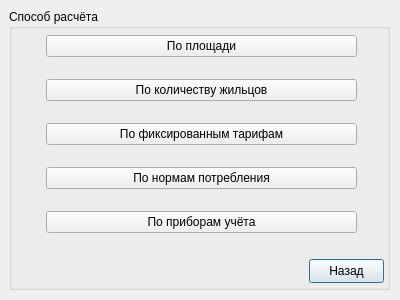
<?xml version="1.0" encoding="UTF-8"?>
<ui version="4.0">
 <class>CalculationMethodChoiceWindow</class>
 <widget class="QDialog" name="CalculationMethodChoiceWindow">
  <property name="geometry">
   <rect>
    <x>0</x>
    <y>0</y>
    <width>400</width>
    <height>300</height>
   </rect>
  </property>
  <property name="windowTitle">
   <string>Dialog</string>
  </property>
  <widget class="QGroupBox" name="groupBox">
   <property name="geometry">
    <rect>
     <x>9</x>
     <y>9</y>
     <width>381</width>
     <height>281</height>
    </rect>
   </property>
   <property name="title">
    <string>Способ расчёта</string>
   </property>
   <widget class="QPushButton" name="pushButton_toMenu">
    <property name="geometry">
     <rect>
      <x>300</x>
      <y>250</y>
      <width>75</width>
      <height>24</height>
     </rect>
    </property>
    <property name="text">
     <string>Назад</string>
    </property>
   </widget>
   <widget class="QWidget" name="layoutWidget">
    <property name="geometry">
     <rect>
      <x>37</x>
      <y>10</y>
      <width>311</width>
      <height>231</height>
     </rect>
    </property>
    <layout class="QVBoxLayout" name="verticalLayout">
     <item>
      <widget class="QPushButton" name="pushButton">
       <property name="text">
        <string>По площади</string>
       </property>
      </widget>
     </item>
     <item>
      <widget class="QPushButton" name="pushButton_2">
       <property name="text">
        <string>По количеству жильцов</string>
       </property>
      </widget>
     </item>
     <item>
      <widget class="QPushButton" name="pushButton_3">
       <property name="text">
        <string>По фиксированным тарифам</string>
       </property>
      </widget>
     </item>
     <item>
      <widget class="QPushButton" name="pushButton_4">
       <property name="text">
        <string>По нормам потребления</string>
       </property>
      </widget>
     </item>
     <item>
      <widget class="QPushButton" name="pushButton_meteringDevices">
       <property name="text">
        <string>По приборам учёта</string>
       </property>
      </widget>
     </item>
    </layout>
   </widget>
  </widget>
 </widget>
 <resources/>
 <connections/>
</ui>
